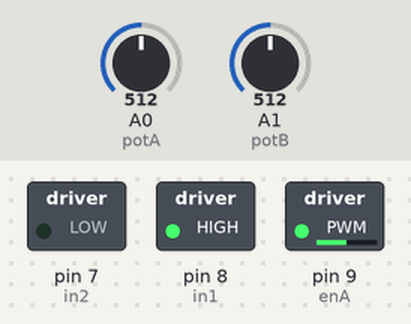
This sketch was run on a simulated Arduino Uno, built with avr-gcc and run on an emulated ATmega328P. On the bench: switched loads named in the sketch (green lamp = pin HIGH). Inputs (shaded band) come from the test bench; at power-on: A0 (potA) = 512, A1 (potB) = 512.

Above: at 1.2 s.
1.3 s: A0 (potA) set to 716
At 2.3 s:
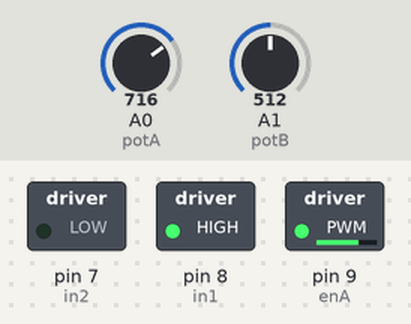
2.8 s: A0 (potA) set to 900
At 3.4 s:
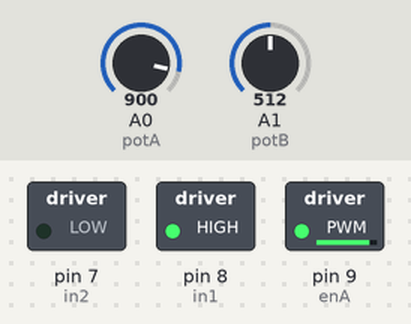
4.3 s: A0 (potA) set to 122
At 5.5 s:
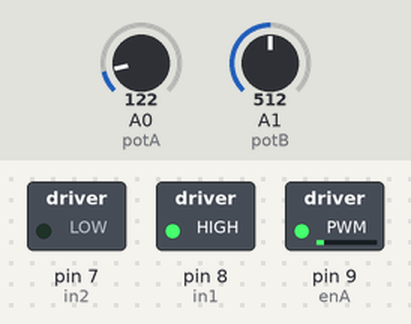
5.8 s: A0 (potA) set to 0
At 6.9 s:
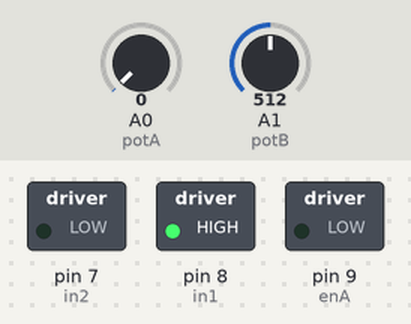
7.3 s: A0 (potA) set to 511
At 8.0 s:
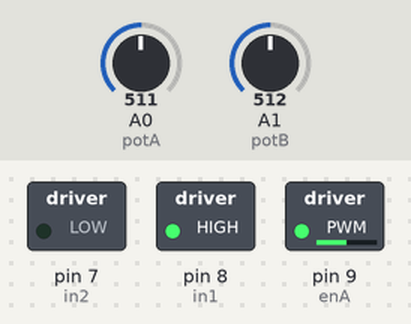
Timing chart, 0 to 9.8 s (numbered marks = the images above; inputs shaded):
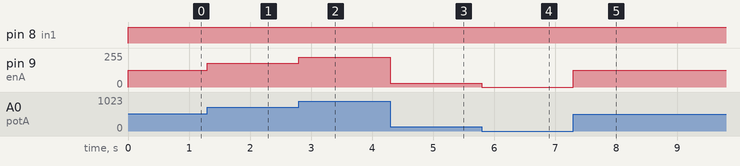

The sketch:

PWM_hbridge_DC_test_2.ino
```cpp
//Motor A
int enA = 9;
int in1 = 8;
int in2 = 7;

//Motor B
/*int enB = 3;
int in3 = 5;
int in4 = 4;
*/
//Potentiometer Controls
int potA = A0;
int potB = A1;

//Motor Speed due to the effects from the pots
int speed1 = 0;
int speed2 = 0;

void setup() {

 // put your setup code here, to run once:

//Motor Control pins to outputs
  pinMode(enA, OUTPUT);
 // pinMode(enB, OUTPUT);
  pinMode(in1, OUTPUT);
  pinMode(in2, OUTPUT);
  //pinMode(in3, OUTPUT);
 // pinMode(in4, OUTPUT);
}

void loop() {

  // Motor A Forward
  digitalWrite(in1, HIGH);
  digitalWrite(in2, LOW);

  // Motor B Forward
//  digitalWrite(in3, HIGH);
 // digitalWrite(in4, LOW);

  //Read Values from the POTS
  speed1 = analogRead(potA);
  speed2 = analogRead(potB);

  //Convert from 0-255 range
  speed1 = map(speed1, 0 , 1023, 0, 255);
  speed2 = map(speed2, 0 , 1023, 0, 255);

  // Adjust to prevent "buzzing" at very low speed
  if(speed1 < 8)speed1 = 0;
  if(speed2 < 8)speed2 = 0;

  // Set the motor speeds
  analogWrite(enA, speed1);
 // analogWrite(enB, speed2);

}
```

Measured:
- after the input at 1.3 s, pin 9 (enA): 127/255 → 178/255 at once
- after the input at 2.8 s, pin 9 (enA): 178/255 → 224/255 at once
- after the input at 4.3 s, pin 9 (enA): 224/255 → 30/255 at once
- after the input at 5.8 s, pin 9 (enA): 30/255 → 0/255 at once
- after the input at 7.3 s, pin 9 (enA): 0/255 → 127/255 at once
